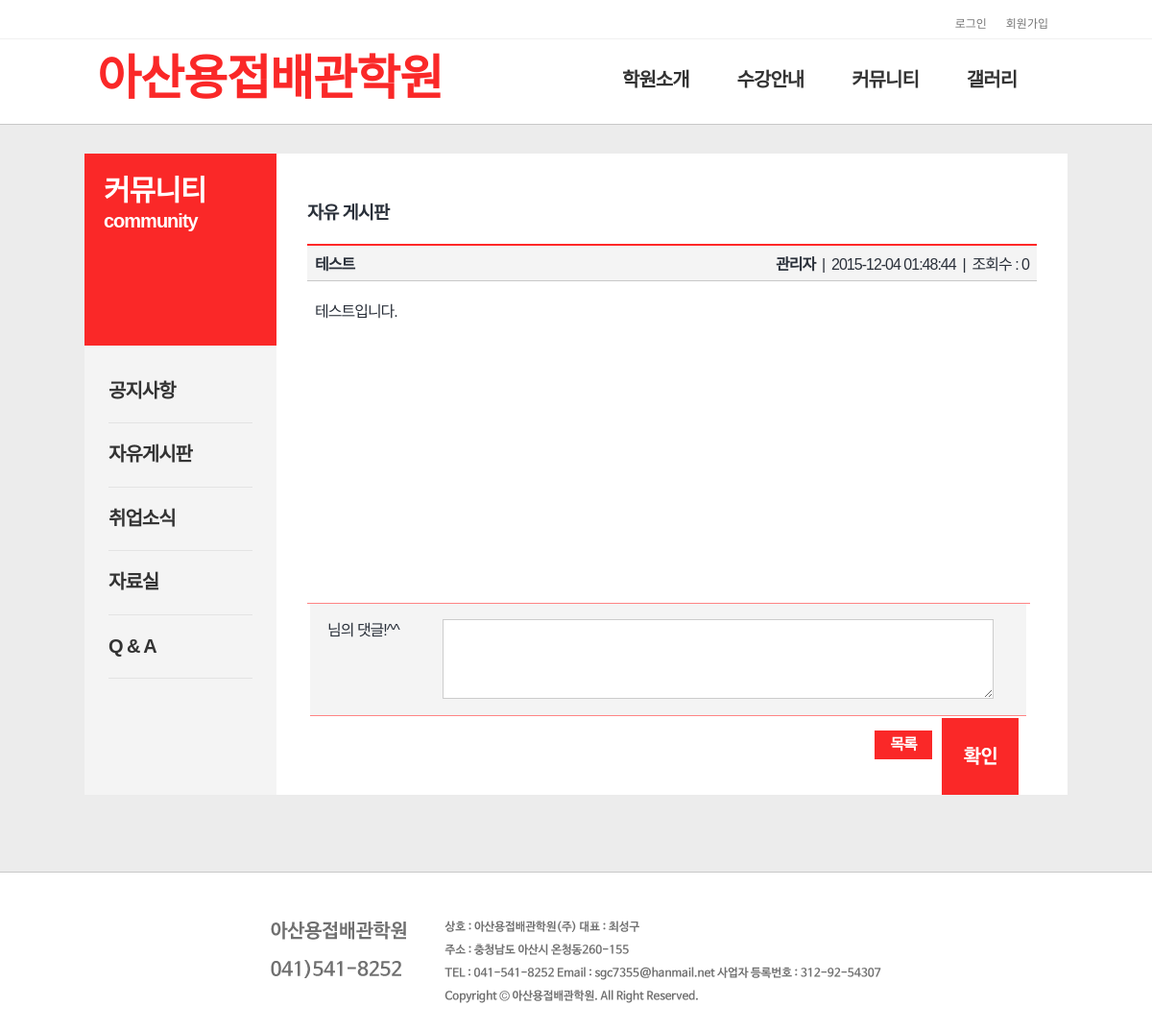
Page /community/free/view.php?table=free&num=1 on the committed database.
### tables this page shows
create table free (
	num int not null auto_increment,
	id char(15), 
  pass char(15),
	name char(15) not null, 
	 
	subject char(100) not null,
	content text not null,
	regist_day char(20),
	hit int,
	 
	file_name_0 char(40),
	file_name_1 char(40),
	file_name_2 char(40),
	file_name_3 char(40),
	file_name_4 char(40),
	file_copied_0 char(30),
	file_copied_1 char(30),
	file_copied_2 char(30),
	file_copied_3 char(30),
	file_copied_4 char(30),
	primary key(num)
);

### lib/global_notice.php (called while the page is built, shortened)
 <?
 	$page = $_GET[page];
?>

### community/free/view.php (the view, shortened to what this page needs)
<?
	$table = "free";
	$num = $_GET[num];
	require_once "../../lib/dbconn.php";
	$sql = "select * from $table where num=$num";
	$result = $conn->query($sql);
	$row = $result->fetch_assoc();
	$item_num = $row[num];
	$item_name = $row[name];
	$item_hit = $row[hit];
	$item_date = $row[regist_day];
	$item_subject = str_replace(" ", "&nbsp", $row[subject]);
	$item_content = $row[content];
?>
<?
	require_once "../../lib/header.php";
?>
<div id="container">
	<div class="wrap">
		<div class="content" id="content">
			<? require_once "../../lib/community_sub_nav.php"; ?>
			<div class="main_content">
				<div class="main_co1">
					<h3> 자유 게시판 </h3>
				</div>
				<div class="main_co2" style="padding:0px 32px 50px">
					<div id="view_title">
						<div class="view_title1"><p class="test"><b><?= $item_subject ?></b></p></div>
						<div class="view_title2"><b><?= $item_name ?></b>&nbsp;&nbsp;|&nbsp;&nbsp;<?= $item_date ?>&nbsp;&nbsp;|&nbsp;&nbsp;조회수 : <?= $item_hit ?></div>
					</div>
				<div id="view_content">
						<?= $item_content ?>
				</div>
				<div id="ripple">
					<form name="ripple_form" method="post" action="insert_ripple.php?table=<?=$table?>&num=<?=$item_num?>">
					<div id="ripple_box">
						<div class="ripple_box1"><?=$username?> 님의 댓글!^^</div>
						<div class="ripple_box2"><textarea rows="4" cols="60" name="ripple_content"></textarea></div>
						<div class="ripple_box3"><a href="#"><img src="../../img/board/ok_ripple.png" onclick="check_input()"></a></div>
					</div>
					</form>
				</div>
				<div id="view_button">
					<a href="list.php?table=<?= $table ?>&page=<?=$page?>"><p class="word">목록</p></a>
				</div>
				</div>
			</div>
		</div>
	</div>
</div>
<?
	require_once "../../lib/footer.php";
?>

### css/common.css (style rules this page uses)
body,div,dl,dt,dd,ul,ol,li,h1,h2,h3,h4,h5,h6,pre,code,form,fieldset,legend,textarea,p,blockquote,th,td,input,select,textarea,button { margin:0;padding:0;-webkit-text-size-adjust:none }
input,select,textarea { vertical-align:middle }
fieldset,img,button { border:0 none;vertical-align:middle; }
html { width:100%;height:100% }
body { min-height:100%;background:#fff }
body,th,td,input,select,textarea,button { font-family:'나눔고딕',NanumGothic,ng,'돋움',dotum,Helvetica,sans-serif;font-size:16px;line-height:1.27;letter-spacing:-1px;color:#2a303a }
a { color:#767676;text-decoration:none;cursor:pointer }
body { position: relative; min-width: 1024px; max-width: 2560px; margin: 0 auto; min-height: 100%; background: #fff; }
div { display:block; }
#container { background-color:#ececec; border-bottom: 1px solid #c8c8c8; position: relative; padding: 30px 0 80px; min-width: 1024px; max-width: 2560px; min-height: 500px; max-height: 100%; margin: 0 auto; }
.wrap { position: relative; background-color:#fff; width: 1024px; margin: 0 auto; }
.content { float:none; width:1024px; min-height: 570px; }
.content, .main { max-height: 9999999px; }
.content:after { display:block; clear:both; content:''; }
.main_content { float:left; width: 824px; margin-left: 200px; min-height: 100% }
.main_co1 { position: relative; width:760px; min-height: 100%; padding:50px 32px 20px; }
.main_co2 { position: relative; width:760px; padding: 20px 32px 50px; }

### css/freeboard.css (style rules this page uses)
a { text-decoration: none; }
.word { float:right; width: 60px; height: 25px; background-color: #fa2828; color: #fff; font-family: 'Nanum Gothic', sans-serif; font-size: 16px; font-weight: bolder; padding-top: 5px !important; text-align: center; margin-left:15px; }
#view_title { height:18px; padding:10px 8px 8px 8px; border-top:solid 2px #ff2828; border-bottom:solid 1px #c8c8c8; background-color:#fff; margin-bottom:5px; background-color: #f4f4f4; }
p.test { overflow:hidden; white-space: nowrap; text-overflow: ellipsis; }
.view_title1 { float:left; width:55%; }
.view_title2 { float:left; width:45%; text-align:right; }
#view_content { width:98%; min-height:300px; padding:15px 0 15px 8px; overflow:hidden; line-height:150%; border-bottom:solid 1px #ff8484; }
#view_button { width:98%; text-align:right; margin-top:15px; margin-bottom:15px; }
#ripple { width:98%; }
#ripple_box { width:98%; height:100px; padding:8px; margin-left:3px; margin-bottom:15px; background-color:#f4f4f4; border-bottom: solid 1px #ff8484; }
.ripple_box1 { float:left; width: 80px; margin:10px; overflow: hidden; }
.ripple_box2 { overflow: hidden; float:left; vertical-align: center; text-align: center; padding-left:30px; margin:8px 0 10px; }
.ripple_box2 textarea { border:solid 1px #cccccc; margin-right: 10px; }
.ripple_box3 { overflow: hidden; float:right; margin: 10px 0 0 10px; }

### rows in the picture
free: subject "테스트", name "관리자", regist_day "2015-12-04 01:48:44", hit "0", content "테스트입니다."
